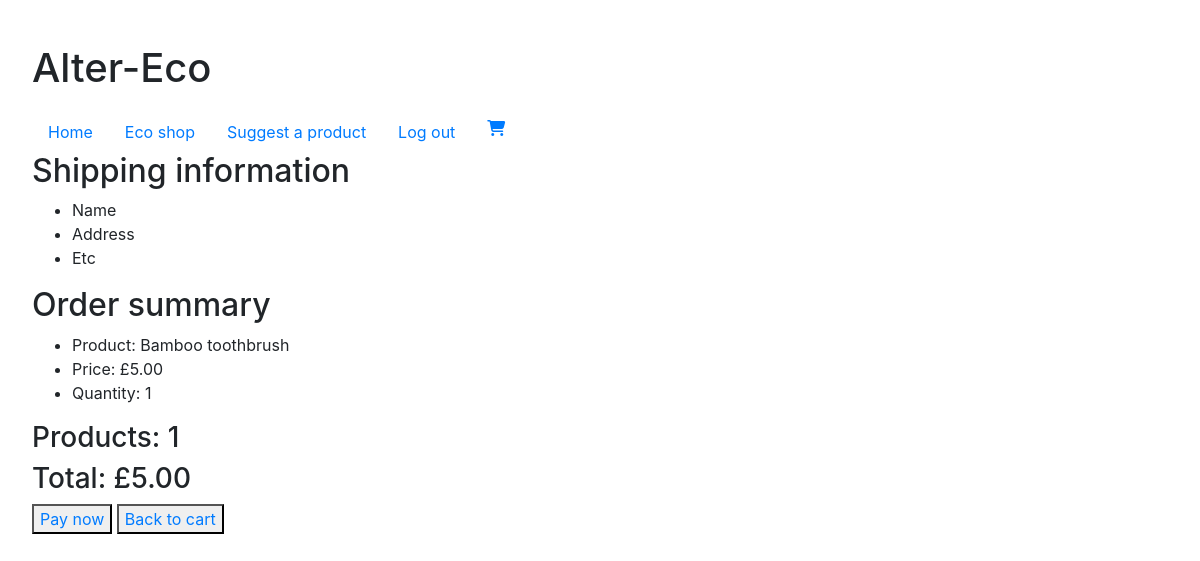
The app's page /checkout/ (signed in), older data.
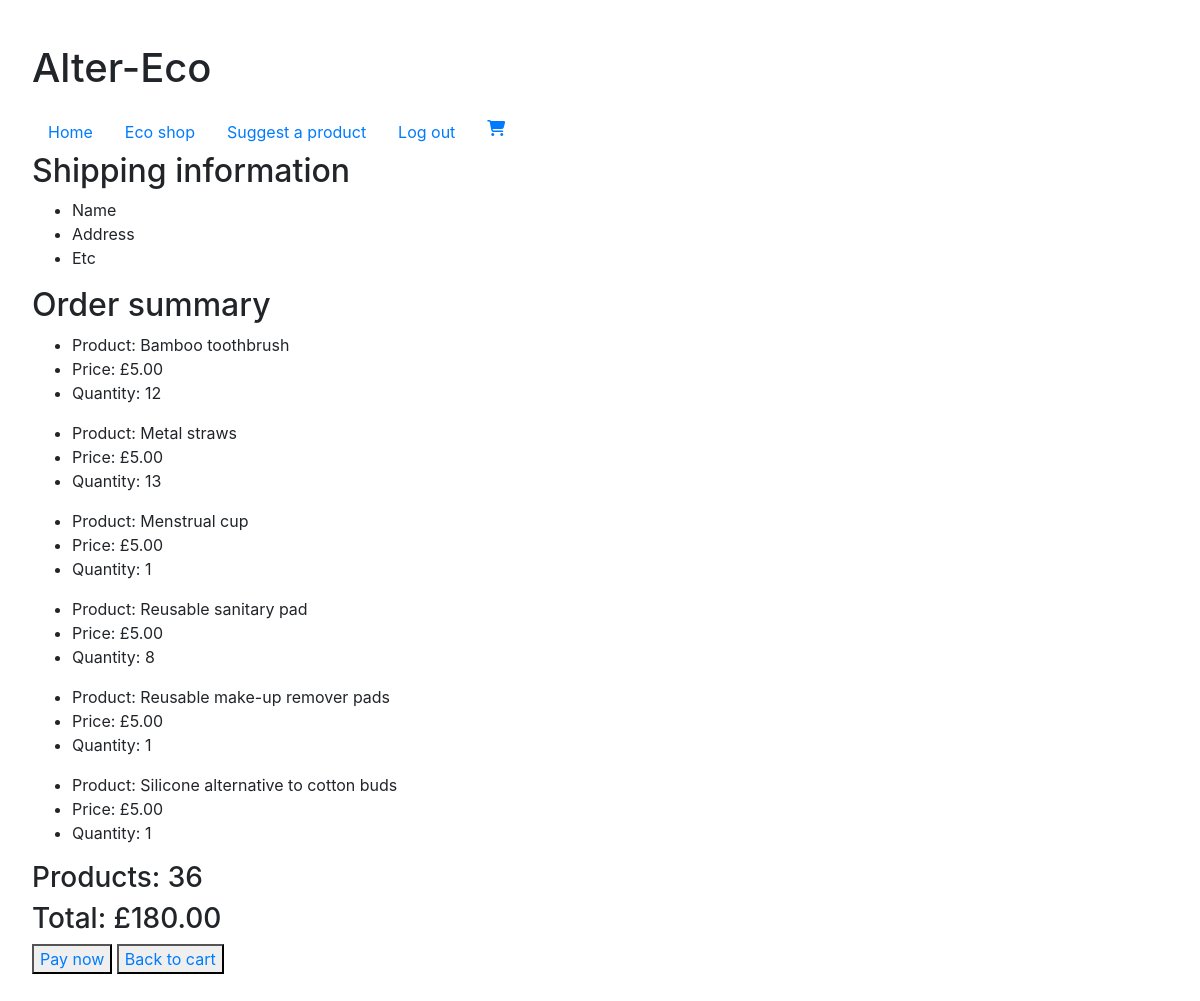
The same page, newer data.
### pages/models.py (models this page shows, shortened)
class OrderProduct(models.Model):
    order = models.ForeignKey(Order, on_delete=models.SET_NULL, null=True)
    product = models.ForeignKey(Product, on_delete=models.SET_NULL, null=True)
    quantity = models.IntegerField(default=1)
    class Meta:
        unique_together = ('order', 'product')
    @property
    def get_total(self):
        total = self.product.price * self.quantity
        return total

class Product(models.Model):
    item = models.ForeignKey(Item, on_delete=models.CASCADE)
    name = models.CharField(max_length=200)
    description = models.CharField(max_length=300, null=True)
    stock = models.PositiveIntegerField(default=0)
    price = models.FloatField(default=0)
    is_approved = models.BooleanField(default=False)

class Order(models.Model):
    customer = models.ForeignKey(Customer, on_delete=models.SET_NULL, null=True)
    products = models.ManyToManyField('OrderProduct', related_name='orderproducts')
    order_date = models.DateTimeField(null=True)
    complete = models.BooleanField(default=False)
    order_id = models.CharField(max_length=200, null=True)
    @property
    def get_cart_total(self):
        orderproducts = self.orderproduct_set.all()
        total = sum([product.get_total for product in orderproducts])
        return total
    @property
    def get_cart_items(self):
        orderproducts = self.orderproduct_set.all()
        total = sum([product.quantity for product in orderproducts])
        return total

### pages/views.py (the view)
# urls.py: path('checkout/', views.checkout, name='checkout'),
def checkout(request):
    customer = request.user.customer
    order, created = Order.objects.get_or_create(customer=customer, complete=False)
    products = order.orderproduct_set.all()
    context = {'products': products, 'order': order}
    return render(request, 'checkout.html', context)

### pages/templates/checkout.html (shortened to what this page needs)
{% extends "base.html" %} {% block title %}Checkout{% endblock %} {% block body %}
<h2>Shipping information</h2>
<form action="" method="post">
    <div>
        <ul>
            <li>Name</li>
            <li>Address</li>
            <li>Etc</li>
        </ul>
    </div>
</form>
<h2>Order summary</h2>
<div>
    {% for product in products %}
    <div>
        <ul>
            <li>Product: {{ product.product.name }}</li>
            <li>Price: £{{ product.product.price|floatformat:2 }}</li>
            <li>Quantity: {{ product.quantity }}</li>
        </ul>
    </div>
    {% endfor %}
    <div>
        <h3>Products: {{ order.get_cart_items }}</h3>
        <h3>Total: £{{ order.get_cart_total|floatformat:2 }}</h3>
    </div>
    <button type="submit"><a href="">Pay now</a></button>
    <button type="submit"><a href="{% url 'cart' %}">Back to cart</a></button>
</div>
{% endblock %}

### pages/templates/base.html (shortened to what this page needs)
{% load static %}
<html>
    <link rel="stylesheet" href="https://stackpath.bootstrapcdn.com/bootstrap/4.4.1/css/bootstrap.min.css">
    <link rel="stylesheet" type="text/css" href="{% static 'pages/main.css' %}">
<body>
    <h1>Alter-Eco</h1>
    <div id="menu">
        <ul class="nav">
            <li class="nav-item"><a class="nav-link" href="/">Home</a></li>
            <li class="nav-item"><a class="nav-link" href="/products">Eco shop</a></li>
            <li class="nav-item"><a class="nav-link" href="/new_product">Suggest a product</a></li>
            {% if user.is_authenticated %}
            <li class="nav-item"><a class="nav-link" href="{% url 'logout' %}">Log out</a></li>
            {% else %}
            <li class="nav-item"><a class="nav-link" href="{% url 'login' %}">Log in</a></li>
            <li class="nav-item"><a class="nav-link" href="/register">Register</a></li>
            {% endif %}
            <li class="nav-item"><a class="nav-link" href="/cart"><i class="fas fa-shopping-cart"></i></a></li>
        </ul>
    </div>
    {% block body %} {% endblock %}
</body>
</html>

### pages/static/pages/main.css (style rules this page uses)
body { margin: 2em; }
h1 { padding-top: 0.3em; padding-bottom: 0.3em; }

Row changes from the older to the newer data that the page shows:
changed OrderProduct "Bamboo toothbrush": quantity "1" → "12"
added OrderProduct: product.name "Metal straws", product.price "5.00", quantity "13"
added OrderProduct: product.name "Menstrual cup", product.price "5.00", quantity "1"
added OrderProduct: product.name "Reusable sanitary pad", product.price "5.00", quantity "8"
added OrderProduct: product.name "Reusable make-up remover pads", product.price "5.00", quantity "1"
added OrderProduct: product.name "Silicone alternative to cotton buds", product.price "5.00", quantity "1"
changed through a linked row, Order: get_cart_items "1" → "36"; get_cart_total "5.00" → "180.00"
